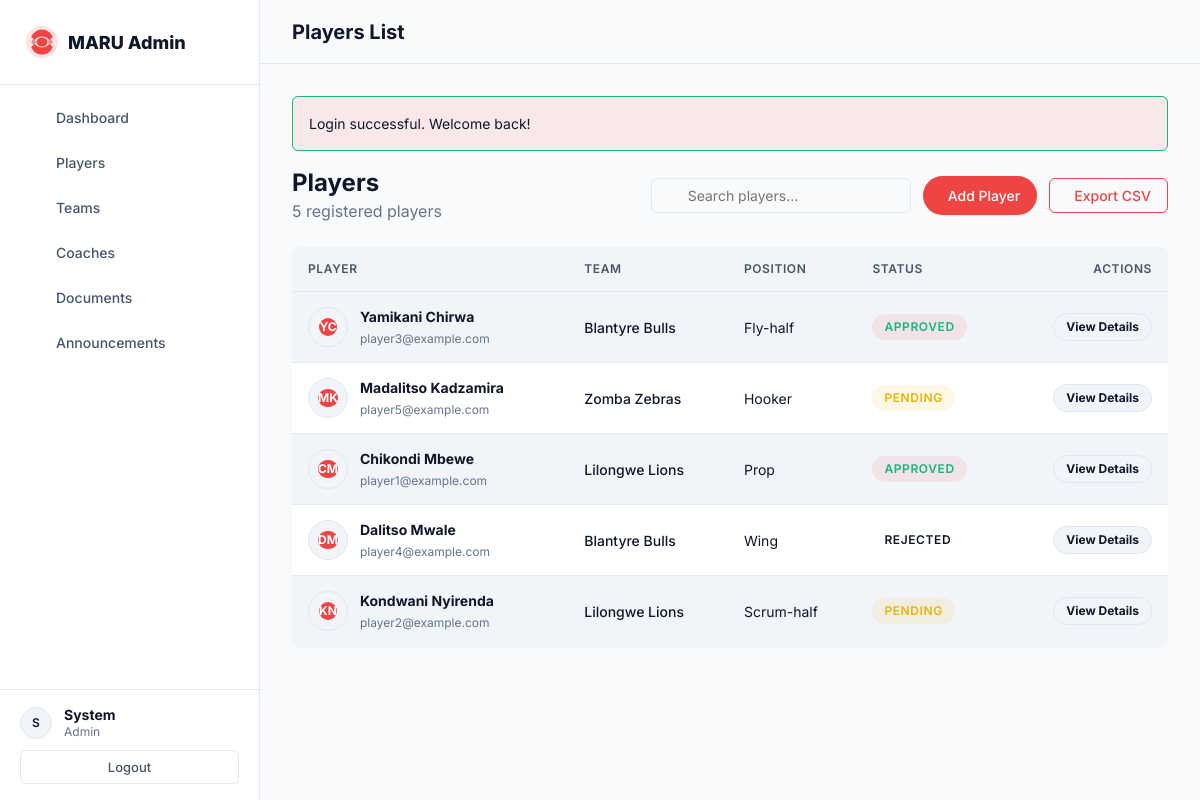
Screenshot of /admin/players (signed in) with the database file from the repository.
### tables this page shows
CREATE TABLE IF NOT EXISTS players (
    id INT AUTO_INCREMENT PRIMARY KEY,
    user_id INT NOT NULL UNIQUE,
    team_id INT NULL,
    date_of_birth DATE NOT NULL,
    gender ENUM('male', 'female', 'other') NOT NULL,
    nationality VARCHAR(100) NOT NULL,
    address TEXT,
    position VARCHAR(50),
    playing_experience INT DEFAULT 0,
    previous_clubs TEXT,
    emergency_contact_name VARCHAR(100),
    emergency_contact_phone VARCHAR(20),
    emergency_contact_relationship VARCHAR(50),
    registration_status ENUM('pending', 'under_review', 'approved', 'rejected') DEFAULT 'pending',
    registration_notes TEXT,
    registered_at TIMESTAMP DEFAULT CURRENT_TIMESTAMP,
    reviewed_at TIMESTAMP NULL,
    reviewed_by INT NULL,
    FOREIGN KEY (user_id) REFERENCES users(id) ON DELETE CASCADE,
    FOREIGN KEY (team_id) REFERENCES teams(id) ON DELETE SET NULL,
    FOREIGN KEY (reviewed_by) REFERENCES users(id) ON DELETE SET NULL
);

CREATE TABLE IF NOT EXISTS users (
    id INT AUTO_INCREMENT PRIMARY KEY,
    email VARCHAR(255) UNIQUE NOT NULL,
    password VARCHAR(255) NOT NULL,
    role ENUM('player', 'coach', 'admin') NOT NULL,
    first_name VARCHAR(100) NOT NULL,
    last_name VARCHAR(100) NOT NULL,
    phone VARCHAR(20),
    avatar VARCHAR(255) DEFAULT NULL,
    is_active TINYINT(1) DEFAULT 1,
    created_at TIMESTAMP DEFAULT CURRENT_TIMESTAMP,
    updated_at TIMESTAMP DEFAULT CURRENT_TIMESTAMP ON UPDATE CURRENT_TIMESTAMP
);

CREATE TABLE IF NOT EXISTS teams (
    id INT AUTO_INCREMENT PRIMARY KEY,
    name VARCHAR(100) NOT NULL,
    division VARCHAR(50),
    description TEXT,
    coach_id INT NULL,
    max_players INT DEFAULT 30,
    is_active TINYINT(1) DEFAULT 1,
    created_at TIMESTAMP DEFAULT CURRENT_TIMESTAMP,
    updated_at TIMESTAMP DEFAULT CURRENT_TIMESTAMP ON UPDATE CURRENT_TIMESTAMP,
    FOREIGN KEY (coach_id) REFERENCES users(id) ON DELETE SET NULL
);

### index.php (called while the page is built, shortened)
<?php
spl_autoload_register(function ($class) {
    $prefix = 'App\\';
    $base_dir = __DIR__ . '/src/';
    $len = strlen($prefix);
    $relative_class = substr($class, $len);
    $file = $base_dir . str_replace('\\', '/', $relative_class) . '.php';
    $config_file = __DIR__ . '/config/' . str_replace('\\', '/', $relative_class) . '.php';
});
$router = new Router();
$router->get('/', 'PageController@welcome');
$router->get('/login', 'AuthController@showLogin');
$router->post('/login', 'AuthController@login');
$router->get('/register', 'AuthController@showRegister');
$router->get('/register/player', 'AuthController@showPlayerRegister');
$router->post('/register/player', 'AuthController@registerPlayer');
$router->get('/register/coach', 'AuthController@showCoachRegister');
$router->post('/register/coach', 'AuthController@registerCoach');
$router->post('/logout', 'AuthController@logout');
$router->get('/player/profile', 'PlayerController@showProfile', ['AuthMiddleware']);
$router->get('/player/profile/edit', 'PlayerController@editProfile', ['AuthMiddleware']);
$router->post('/player/profile/edit', 'PlayerController@updateProfile', ['AuthMiddleware']);
$router->get('/player/status', 'PlayerController@showStatus', ['AuthMiddleware']);
$router->post('/player/documents/upload', 'DocumentController@upload', ['AuthMiddleware']);
$router->get('/coach/profile', 'CoachController@showProfile', ['AuthMiddleware', 'RoleMiddleware:coach']);
$router->get('/coach/edit', 'CoachController@editProfile', ['AuthMiddleware', 'RoleMiddleware:coach']);
$router->post('/coach/edit', 'CoachController@updateProfile', ['AuthMiddleware', 'RoleMiddleware:coach']);
$router->get('/coach/team', 'CoachController@showTeam', ['AuthMiddleware', 'RoleMiddleware:coach']);
$router->get('/admin', 'AdminController@dashboard', ['AuthMiddleware', 'RoleMiddleware:admin']);
$router->get('/admin/profile', 'AdminController@profile', ['AuthMiddleware', 'RoleMiddleware:admin']);
$router->post('/admin/profile/update', 'AdminController@updateProfile', ['AuthMiddleware', 'RoleMiddleware:admin']);
$router->post('/admin/profile/password', 'AdminController@changePassword', ['AuthMiddleware', 'RoleMiddleware:admin']);
$router->get('/admin/admins/create', 'AdminController@createAdminForm', ['AuthMiddleware', 'RoleMiddleware:admin']);
$router->post('/admin/admins/create', 'AdminController@createAdmin', ['AuthMiddleware', 'RoleMiddleware:admin']);
$router->get('/admin/players', 'AdminController@players', ['AuthMiddleware', 'RoleMiddleware:admin']);
$router->get('/admin/players/create', 'AdminController@createPlayerForm', ['AuthMiddleware', 'RoleMiddleware:admin']);
$router->post('/admin/players/create', 'AdminController@createPlayer', ['AuthMiddleware', 'RoleMiddleware:admin']);
$router->get('/admin/players/{id}', 'AdminController@playerDetail', ['AuthMiddleware', 'RoleMiddleware:admin']);
$router->post('/admin/players/{id}/status', 'AdminController@updatePlayerStatus', ['AuthMiddleware', 'RoleMiddleware:admin']);
$router->get('/admin/coaches', 'AdminController@coaches', ['AuthMiddleware', 'RoleMiddleware:admin']);
$router->get('/admin/coaches/create', 'AdminController@createCoachForm', ['AuthMiddleware', 'RoleMiddleware:admin']);
$router->post('/admin/coaches/create', 'AdminController@createCoach', ['AuthMiddleware', 'RoleMiddleware:admin']);
$router->get('/admin/coaches/{id}', 'AdminController@coachDetail', ['AuthMiddleware', 'RoleMiddleware:admin']);
$router->post('/admin/coaches/{id}/status', 'AdminController@updateCoachStatus', ['AuthMiddleware', 'RoleMiddleware:admin']);
$router->get('/admin/teams', 'AdminController@teams', ['AuthMiddleware', 'RoleMiddleware:admin']);
$router->get('/admin/teams/create', 'AdminController@createTeamForm', ['AuthMiddleware', 'RoleMiddleware:admin']);
$router->post('/admin/teams/create', 'AdminController@createTeam', ['AuthMiddleware', 'RoleMiddleware:admin']);
$router->get('/admin/teams/{id}', 'AdminController@teamDetail', ['AuthMiddleware', 'RoleMiddleware:admin']);
$router->get('/admin/documents', 'AdminController@documents', ['AuthMiddleware', 'RoleMiddleware:admin']);
$router->post('/admin/documents/{id}/verify', 'AdminController@verifyDocument', ['AuthMiddleware', 'RoleMiddleware:admin']);
$router->post('/admin/notifications/send', 'AdminController@sendNotification', ['AuthMiddleware', 'RoleMiddleware:admin']);
$router->get('/admin/announcements', 'AdminController@announcements', ['AuthMiddleware', 'RoleMiddleware:admin']);
$router->get('/admin/announcements/create', 'AdminController@createAnnouncementForm', ['AuthMiddleware', 'RoleMiddleware:admin']);
$router->post('/admin/announcements/create', 'AdminController@createAnnouncement', ['AuthMiddleware', 'RoleMiddleware:admin']);
$router->dispatch();

### src/controllers/AdminController.php (called while the page is built, shortened)
<?php
class AdminController
{
    protected function render(string $view, array $data = [], string $layout = 'admin'): void
    {
        extract($data);
        $contentView = __DIR__ . "/../../views/pages/{$view}.php";
        require $contentView;
    }
    public function players(): void
    {
        $page = max(1, (int)($_GET['page'] ?? 1));
        $filters = [];
        $players = Player::getAll($filters, $page) ?? [];
        $totalPlayers = Player::count();
        $perPage = 20;
        $totalPages = max(1, (int)ceil($totalPlayers / $perPage));
        $this->render('admin/players', [
            'players' => $players,
            'pageTitle' => 'Players List',
            'currentPage' => $page,
            'totalPages' => $totalPages
        ]);
    }
}

### src/models/Player.php (called while the page is built, shortened)
<?php
class Player
{
    public static function getAll(array $filters = [], int $page = 1): array
    {
        $db = Database::getConnection();
        $limit = 20;
        $offset = ($page - 1) * $limit;
        $where = [];
        $params = [];
        $whereClause = !empty($where) ? "WHERE " . implode(" AND ", $where) : "";
        $sql = "SELECT p.*, u.first_name, u.last_name, u.email, u.avatar, t.name as team_name
                FROM players p
                JOIN users u ON p.user_id = u.id
                LEFT JOIN teams t ON p.team_id = t.id
                $whereClause
                ORDER BY u.last_name ASC, u.first_name ASC
                LIMIT " . (int)$limit . " OFFSET " . (int)$offset;
        $stmt = $db->prepare($sql);
        $stmt->execute($params);
        return $stmt->fetchAll(PDO::FETCH_ASSOC);
    }
}

### views/pages/admin/players.php (the view, shortened to what this page needs)
<div class="page-header flex justify-between items-center mb-4">
    <div class="header-content">
        <h1 class="text-2xl font-bold m-0">Players</h1>
        <p class="text-muted m-0 mt-1"><?= count($players) ?> registered player<?= count($players) !== 1 ? 's' : '' ?></p>
    </div>
    <div class="header-actions flex items-center gap-3">
        <div class="search-box relative">
            <input type="text" class="form-control pl-5 rounded-pill" placeholder="Search players..." id="playerSearch" oninput="filterPlayers(this.value)">
        </div>
        <a href="/admin/players/create" class="btn btn-primary rounded-pill px-4 shadow-sm"><i class="ph ph-plus mr-2"></i> Add Player</a>
        <button class="btn btn-outline-primary shadow-sm"><i class="ph ph-download-simple mr-2"></i> Export CSV</button>
    </div>
</div>
<div class="card shadow-sm border-0 rounded-lg overflow-hidden">
    <div class="card-body p-0">
        <div class="table-responsive">
            <table class="table table-striped table-hover mb-0 align-middle">
                <thead class="bg-light text-uppercase text-muted text-sm font-medium">
                    <tr>
                        <th class="border-top-0 py-3">Player</th>
                        <th class="border-top-0 py-3">Team</th>
                        <th class="border-top-0 py-3">Position</th>
                        <th class="border-top-0 py-3">Status</th>
                        <th class="border-top-0 py-3 text-right">Actions</th>
                    </tr>
                </thead>
                <tbody id="playersTableBody">
                    <?php if (!empty($players)): ?>
                        <?php foreach ($players as $player): ?>
                            <tr>
                                <td class="py-3">
                                    <div class="flex items-center">
                                        <div class="avatar avatar-sm mr-3 overflow-hidden" style="width: 40px; height: 40px;">
                                            <?php if (!empty($player['avatar'])): ?>
                                                <img src="/public/uploads/avatars/<?= htmlspecialchars($player['avatar']) ?>" alt="Avatar" class="avatar-img" loading="lazy">
                                            <?php else: ?>
                                                <div class="avatar-initials flex items-center justify-center h-full bg-primary text-white font-bold">
                                                    <?= strtoupper(substr($player['first_name'] ?? 'P', 0, 1)) ?><?= strtoupper(substr($player['last_name'] ?? '', 0, 1)) ?>
                                                </div>
                                            <?php endif; ?>
                                        </div>
                                        <div>
                                            <strong class="text-dark d-block"><?= htmlspecialchars(($player['first_name'] ?? '') . ' ' . ($player['last_name'] ?? '')) ?></strong>
                                            <span class="text-muted text-xs"><?= htmlspecialchars($player['email'] ?? '') ?></span>
                                        </div>
                                    </div>
                                </td>
                                <td>
                                    <?php if (!empty($player['team_name'])): ?>
                                        <span class="font-medium text-dark"><?= htmlspecialchars($player['team_name']) ?></span>
                                    <?php else: ?>
                                        <span class="text-muted italic">Unassigned</span>
                                    <?php endif; ?>
                                </td>
                                <td><?= htmlspecialchars($player['position'] ?? 'N/A') ?></td>
                                <td>
                                    <?php
                                    $status = $player['registration_status'] ?? 'pending';
                                    $statusMap = [
                                        'pending' => ['badge-warning', 'Pending'],
                                        'under_review' => ['badge-info', 'Under Review'],
                                        'approved' => ['badge-success', 'Approved'],
                                        'rejected' => ['badge-danger', 'Rejected']
                                    ];
                                    [$badgeClass, $label] = $statusMap[$status] ?? ['badge-warning', 'Pending'];
                                    ?>
                                    <span class="badge <?= $badgeClass ?> rounded-pill px-3 py-1"><?= $label ?></span>
                                </td>
                                <td class="text-right">
                                    <a href="/admin/players/<?= $player['id'] ?>" class="btn btn-sm btn-light text-primary hover-bg-primary hover-text-white transition rounded-pill px-3">View Details</a>
                                </td>
                            </tr>
                        <?php endforeach; ?>
                    <?php endif; ?>
                </tbody>
            </table>
        </div>
    </div>
</div>

### src/helpers/Router.php (shortened to what this page needs)
<?php
class Router {
    private array $routes = [
        'GET' => [],
        'POST' => []
    ];
    private function addRoute(string $method, string $path, string|callable $handler, array $routeMiddleware = []): void {
        $pattern = preg_replace('/\{([a-zA-Z0-9_]+)\}/', '(?P<$1>[a-zA-Z0-9_-]+)', $path);
        $pattern = "#^" . $pattern . "$#";
        $this->routes[$method][$pattern] = $handler;
    }
    public function dispatch(): void {
        $method = $_SERVER['REQUEST_METHOD'];
        $path = parse_url($_SERVER['REQUEST_URI'], PHP_URL_PATH);
        foreach ($this->routes[$method] as $pattern => $handler) {
            if (preg_match($pattern, $path, $matches)) {
                $params = array_filter($matches, 'is_string', ARRAY_FILTER_USE_KEY);
                if (is_callable($handler)) {
                    call_user_func_array($handler, $params);
                } else {
                    $this->invokeController($handler, $params);
                }
                return;
            }
        }
    }
    private function invokeController(string $handler, array $params): void {
        list($controllerName, $methodName) = explode('@', $handler);
        $controllerClass = "App\\Controllers\\" . $controllerName;
        if (class_exists($controllerClass)) {
            $controller = new $controllerClass();
            if (method_exists($controller, $methodName)) {
                call_user_func_array([$controller, $methodName], $params);
                return;
            }
        }
    }
}

### rows the page displays
players: user.first_name "Y", user.last_name "C", user.last_name "Yamikani Chirwa", user.email "player3@example.com", team.name "Blantyre Bulls", position "Fly-half", label "APPROVED"
players: user.first_name "M", user.last_name "K", user.last_name "Madalitso Kadzamira", user.email "player5@example.com", team.name "Zomba Zebras", position "Hooker", label "PENDING"
players: user.first_name "C", user.last_name "M", user.last_name "Chikondi Mbewe", user.email "player1@example.com", team.name "Lilongwe Lions", position "Prop", label "APPROVED"
players: user.first_name "D", user.last_name "M", user.last_name "Dalitso Mwale", user.email "player4@example.com", team.name "Blantyre Bulls", position "Wing", label "REJECTED"
players: user.first_name "K", user.last_name "N", user.last_name "Kondwani Nyirenda", user.email "player2@example.com", team.name "Lilongwe Lions", position "Scrum-half", label "PENDING"

### other values shown
$message "Login successful. Welcome back!"
count($players) "5"
